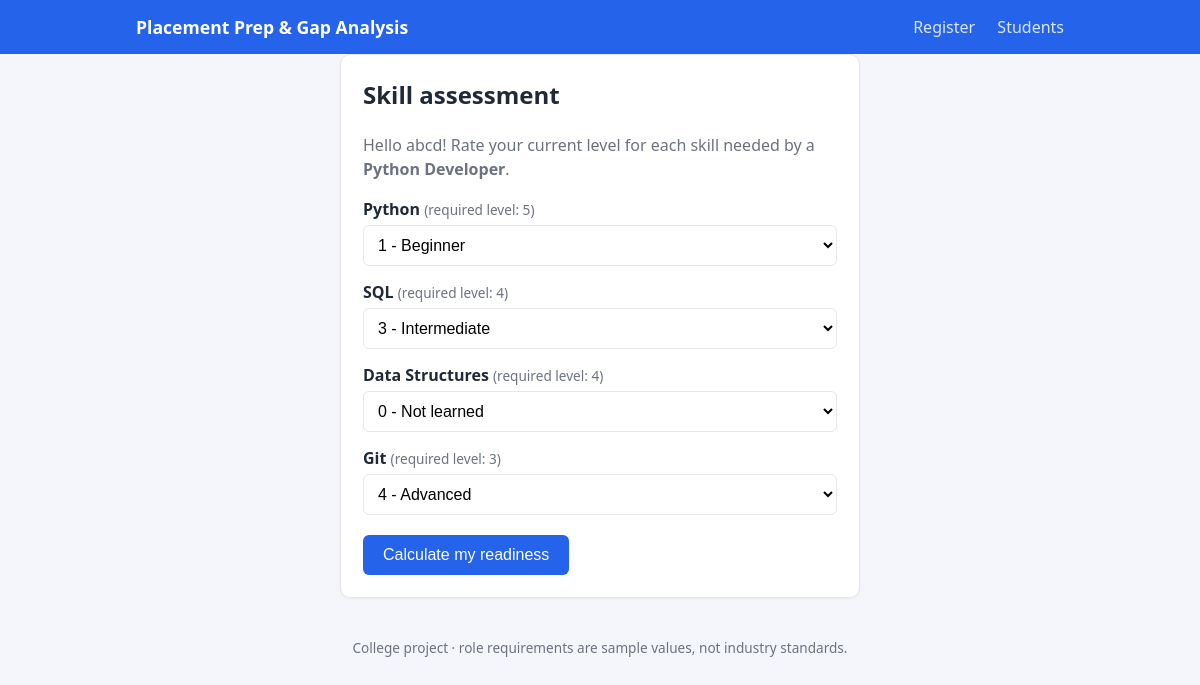
Screenshot of /assessment/1 with the database file from the repository.
### tables this page shows
CREATE TABLE students (
    id          INTEGER PRIMARY KEY AUTOINCREMENT,
    name        TEXT NOT NULL,
    email       TEXT NOT NULL UNIQUE,
    target_role TEXT NOT NULL,
    created_at  TEXT NOT NULL DEFAULT CURRENT_TIMESTAMP
);

CREATE TABLE assessments (
    id          INTEGER PRIMARY KEY AUTOINCREMENT,
    student_id  INTEGER NOT NULL,
    skill       TEXT NOT NULL,
    rating      INTEGER NOT NULL CHECK (rating BETWEEN 0 AND 5),
    assessed_at TEXT NOT NULL DEFAULT CURRENT_TIMESTAMP,
    UNIQUE (student_id, skill),
    FOREIGN KEY (student_id) REFERENCES students (id) ON DELETE CASCADE
);

### app.py (the view, shortened to what this page needs)
    @app.route("/assessment/<int:student_id>", methods=["GET", "POST"])
    def assessment(student_id):
        student = get_student(student_id, db_path=db())
        if student is None:
            abort(404)
        required_skills = JOB_ROLES[student["target_role"]]
        return render_template("assessment.html", student=student, skills=required_skills,
                               levels=SKILL_LEVEL_LABELS,
                               current=get_student_skills(student_id, db_path=db()))

### database/db.py (called while the page is built)
def get_connection(db_path=None):
    connection = sqlite3.connect(db_path or DEFAULT_DB_PATH)
    connection.row_factory = sqlite3.Row
    connection.execute("PRAGMA foreign_keys = ON")  # SQLite needs this on every connection
    return connection

### database/queries.py (called while the page is built)
def _row_to_dict(row):
    return dict(row) if row is not None else None

def get_student(student_id, db_path=None):
    with closing(get_connection(db_path)) as connection:
        row = connection.execute("SELECT * FROM students WHERE id = ?", (student_id,)).fetchone()
        return _row_to_dict(row)

def get_student_skills(student_id, db_path=None):
    with closing(get_connection(db_path)) as connection:
        rows = connection.execute(
            "SELECT skill, rating FROM assessments WHERE student_id = ? ORDER BY skill", (student_id,)
        ).fetchall()
        return {row["skill"]: row["rating"] for row in rows}

### templates/assessment.html (shortened to what this page needs)
{% extends "base.html" %}
{% block content %}
<section class="card narrow">
    <h1>Skill assessment</h1>
    <p class="muted">
        Hello {{ student.name }}! Rate your current level for each skill needed by a
        <strong>{{ student.target_role }}</strong>.
    </p>
    <form method="post" action="{{ url_for('assessment', student_id=student.id) }}">
        {% for skill, required in skills.items() %}
            <label for="skill-{{ loop.index }}">
                {{ skill }} <span class="hint">(required level: {{ required }})</span>
            </label>
            <select id="skill-{{ loop.index }}" name="{{ skill }}">
                {% for level, label in levels.items() %}
                    <option value="{{ level }}" {% if current.get(skill)|string == level|string %}selected{% endif %}>
                        {{ level }} - {{ label }}
                    </option>
                {% endfor %}
            </select>
        {% endfor %}
        <button type="submit" class="btn">Calculate my readiness</button>
    </form>
</section>
{% endblock %}

### static/style.css (style rules this page uses)
:root { --bg: #f4f6fb; --card: #ffffff; --text: #1f2937; --muted: #6b7280; --primary: #2563eb; --primary-dark: #1d4ed8; --border: #e5e7eb; --green: #16a34a; --lime: #65a30d; --amber: #d97706; --red: #dc2626; }
* { box-sizing: border-box; }
body { margin: 0; font-family: "Segoe UI", Arial, sans-serif; background: var(--bg); color: var(--text); line-height: 1.5; }
h1 { margin-top: 0; }
.muted, .hint { color: var(--muted); }
.hint { font-size: 0.85rem; font-weight: 400; }
.card { background: var(--card); border: 1px solid var(--border); border-radius: 10px; padding: 22px; margin-bottom: 20px; box-shadow: 0 1px 3px rgba(0, 0, 0, 0.05); }
.card.narrow { max-width: 520px; margin-left: auto; margin-right: auto; }
label { display: block; margin-top: 14px; margin-bottom: 4px; font-weight: 600; }
input, select { width: 100%; padding: 10px; border: 1px solid var(--border); border-radius: 6px; font-size: 1rem; background: #fff; }
.btn { display: inline-block; margin-top: 20px; padding: 11px 20px; background: var(--primary); color: #fff; border: none; border-radius: 6px; font-size: 1rem; cursor: pointer; text-decoration: none; }

### rows the page displays
students: name "abcd", target_role "Python Developer"
assessments: skill "Python", required "5"
assessments: skill "SQL", required "4"
assessments: skill "Data Structures", required "4"
assessments: skill "Git", required "3"

### other values shown
form field Python "1 - Beginner"
form field SQL "3 - Intermediate"
form field value "0 - Not learned"
form field Git "4 - Advanced"
